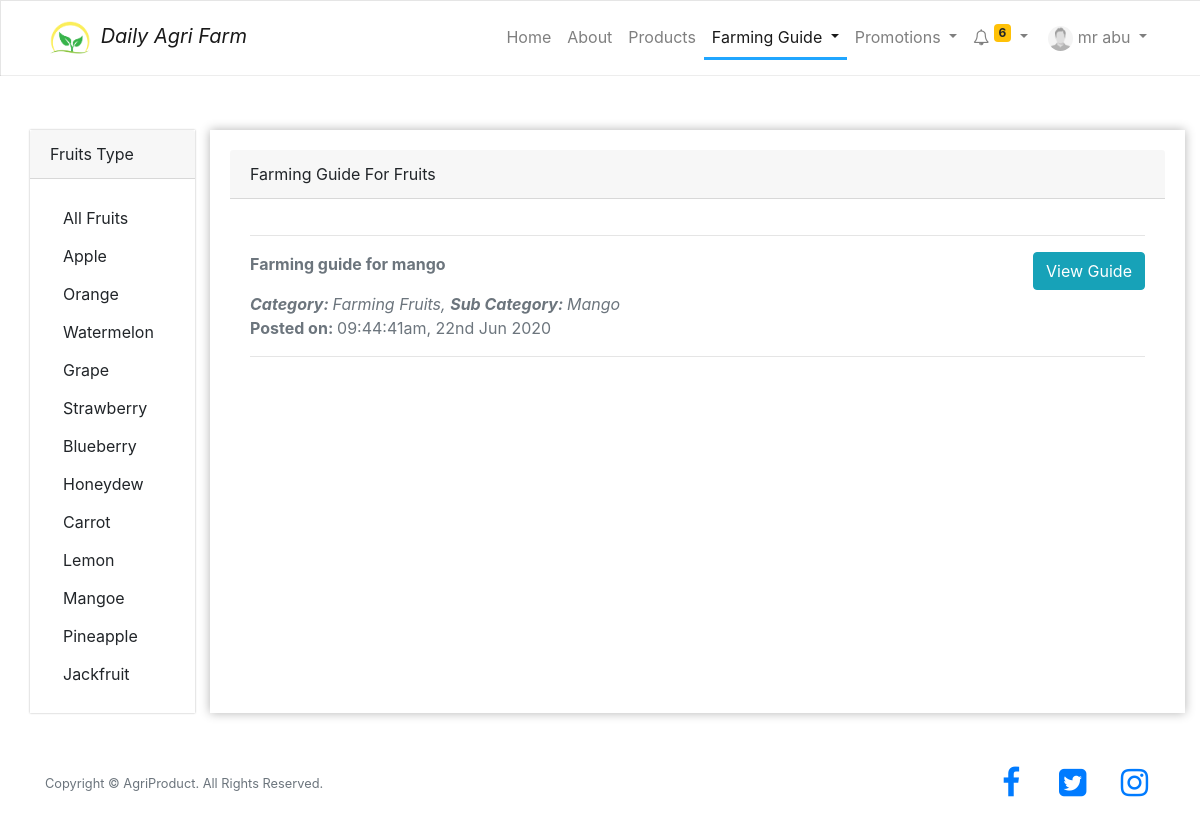
/agrifarm/farmer/farming-fruits.php (signed in), run on the app's committed database.
### tables this page shows
CREATE TABLE `users` (
  `id` int(11) NOT NULL,
  `email` varchar(200) NOT NULL,
  `password` varchar(200) NOT NULL,
  `firstname` varchar(200) DEFAULT NULL,
  `lastname` varchar(200) DEFAULT NULL,
  `phone` varchar(200) DEFAULT NULL,
  `role` int(11) NOT NULL,
  `address` varchar(200) DEFAULT NULL,
  `zipcode` int(11) DEFAULT NULL,
  `country` varchar(100) DEFAULT NULL,
  `state` varchar(100) DEFAULT NULL,
  `profile_pic` varchar(250) DEFAULT NULL,
  `member_since` datetime NOT NULL DEFAULT current_timestamp()
);

CREATE TABLE `guide` (
  `id` int(11) NOT NULL,
  `post_category` varchar(100) DEFAULT NULL,
  `subcategory` varchar(100) DEFAULT NULL,
  `title` varchar(100) DEFAULT NULL,
  `announcement` text DEFAULT NULL,
  `dateposted` datetime NOT NULL DEFAULT current_timestamp()
);

### agrifarm/session.php (called while the page is built, shortened)
<?php
	include '../conn.php';
	$sql = "SELECT * FROM users WHERE id = '".$_SESSION['user']."'";
	$query = $conn->query($sql);
	$user = $query->fetch_assoc();
?>

### agrifarm/farmer/farming-fruits.php (the view, shortened to what this page needs)
<?php
  include '../session.php';
?>
<!DOCTYPE html>
<html lang="en">
<head>
    <link rel="stylesheet" href="https://stackpath.bootstrapcdn.com/font-awesome/4.7.0/css/font-awesome.min.css">
    <link rel="stylesheet" href="https://maxcdn.bootstrapcdn.com/bootstrap/4.4.1/css/bootstrap.min.css">
    <link rel="stylesheet" href="https://cdnjs.cloudflare.com/ajax/libs/twitter-bootstrap/4.1.3/css/bootstrap.css">
    <link rel="stylesheet" type="text/css" href="https://cdn.datatables.net/1.10.20/css/dataTables.bootstrap4.min.css">
    <link rel="stylesheet" href="../css/custom.css">
</head>
<header class="header">
<nav class="navbar navbar-expand-lg navbar-light bg-light" style="box-shadow: inset 1px 1px 0 rgba(0,0,0,.1), inset 0 -1px 0 rgba(0,0,0,.07); ">
  <div class="container">
      <a class="navbar-brand" href="index.php" style="font-style: italic;">
        <img src="../images/logo.png" alt="logo" width="50px" height="50px">
        Daily Agri Farm
      </a>
  <div class="collapse navbar-collapse" id="navbarNav">
    <ul class="nav navbar-nav ml-auto">
      <li class="nav-item">
        <a class="nav-link" href="index.php">Home <span class="sr-only">(current)</span></a>
      </li>
      <li class="nav-item">
        <a class="nav-link" href="about.php">About</a>
      </li>
      <li class="nav-item">
        <a class="nav-link" href="all-order.php">Products</a>
      </li>
      <li class="nav-item dropdown active">
        <a class="nav-link dropdown-toggle" href="#" id="navbarDropdown" role="button" data-toggle="dropdown" aria-haspopup="true" aria-expanded="false">
              Farming Guide
        </a>
      </li>
      <li class="nav-item dropdown">
        <a class="nav-link dropdown-toggle" href="#" id="navbarDropdown" role="button" data-toggle="dropdown" aria-haspopup="true" aria-expanded="false">
              Promotions
        </a>
      </li>
      <li class="nav-item dropdown">
        <a class="nav-link dropdown-toggle" href="#" id="navbarDropdown" role="button" data-toggle="dropdown" aria-haspopup="true" aria-expanded="false">
          <i class="fa fa-bell-o"></i>
          <?php
          $sql = "SELECT * FROM order_item WHERE seller_id = '".$user['id']."' AND status =1 ORDER BY order_date desc";
          $query = $conn->query($sql);
          $num_notifications = mysqli_num_rows($query);
          if (!mysqli_num_rows($query)) {
            echo '';
          }
          else {
          ?>
            <sup class="badge badge-warning"><?php echo $num_notifications; ?></sup>
          <?php
            }
          ?>
        </a>
      </li>
      <?php
        $photo = $user["profile_pic"];
        if($photo != "")
        {
          $img = $user["profile_pic"];
        }
        else
        {
          $img = "profile.jpg";
        }
      ?>
      <li class="nav-item dropdown">
        <a class="nav-link dropdown-toggle" href="#" id="navbarDropdown" role="button" data-toggle="dropdown" aria-haspopup="true" aria-expanded="false">
          <img src="../images/<?php echo $img; ?>" alt="" class="img-circle" style="border-radius: 50%;width: 25px; height: 25px;" /> <?php echo $user['firstname'], " ", $user['lastname']; ?>
        </a>
      </li>
    </ul>
  </div>
</nav>
</header>
<body>
<br>
<?php
  $sql = "SELECT * FROM guide WHERE post_category = 'Farming Fruits'";
  $query = $conn->query($sql);
?>
<div class="container-fluid" style="min-height: 80vh;padding: 30px;">
<div class="row">
  <div class="col-md-2" style="">
      <div class="" style="box-shadow: 0 0 2px rgb(0,0,0,0.3);">
        <div class="card-header">Fruits Type</div>
        <div class="card-body">
          <form method="post">
          <div class="card-text">
            <a href="" class="btn btn-default">All Fruits</a>
          </div>
          <div class="card-text">
            <input type="submit" name="subcategory" class="btn btn-default" value="Apple">
          </div>
          <div class="card-text">
            <input type="submit" name="subcategory" class="btn btn-default" value="Orange">
          </div>
          <div class="card-text">
            <input type="submit" name="subcategory" class="btn btn-default" value="Watermelon">
          </div>
          <div class="card-text">
            <input type="submit" name="subcategory" class="btn btn-default" value="Grape">
          </div>
          <div class="card-text">
            <input type="submit" name="subcategory" class="btn btn-default" value="Strawberry">
          </div>
          <div class="card-text">
            <input type="submit" name="subcategory" class="btn btn-default" value="Blueberry">
          </div>
          <div class="card-text">
            <input type="submit" name="subcategory" class="btn btn-default" value="Honeydew">
          </div>
          <div class="card-text">
            <input type="submit" name="subcategory" class="btn btn-default" value="Carrot">
          </div>
          <div class="card-text">
            <input type="submit" name="subcategory" class="btn btn-default" value="Lemon">
          </div>
          <div class="card-text">
            <input type="submit" name="subcategory" class="btn btn-default" value="Mangoe">
          </div>
          <div class="card-text">
            <input type="submit" name="subcategory" class="btn btn-default" value="Pineapple">
          </div>
          <div class="card-text">
            <input type="submit" name="subcategory" class="btn btn-default" value="Jackfruit">
          </div>
        </form>
        </div>
      </div>
    </div>
    <div class="col-md-10" style="padding: 20px;box-shadow: 0 0 10px rgb(0,0,0,0.3);">
    <div class="card-header">Farming Guide For Fruits</div>
    <div class="card-body">
      <?php
        while ($row = $query->fetch_assoc()) {
      ?>
        <hr>
        <div class="form-group font-weight-bold text-muted">
          <?php echo $row["title"];?>
          <a href="view-guide.php?id=<?php echo $row['id'];?>" class="float-right btn btn-info" style="color:#fff;">View Guide</a>
        </div>
        <i class="form-group text-muted">
          <span class="font-weight-bold">Category: </span><span><?php echo $row["post_category"];?>, </span>
          <span class="font-weight-bold">Sub Category: </span><span><?php echo $row["subcategory"];?></span>
        </i>
        <p class="text-muted"><span class="font-weight-bold">Posted on: </span> <?php echo date_format(date_create($row["dateposted"]), "h:i:sa, dS M Y");?></p>
        <hr>
      <?php
        }
      ?>
    </div>
  </div>
</div>
</div>
<br>
<?php include '../footer.php'; ?>
</body>
</html>

### agrifarm/css/custom.css (style rules this page uses)
body { min-height: 100vh; }
li.nav-item.active { border-bottom: 3px solid #20a6ff; }
.bg-light { background-color: #fff!important; }

### data on the page
users: firstname "mr", lastname "abu"
guide: title "Farming guide for mango", post_category "Farming Fruits", subcategory "Mango", dateposted "09:44:41am, 22nd Jun 2020"

### other printed values
$num_notifications "6"
